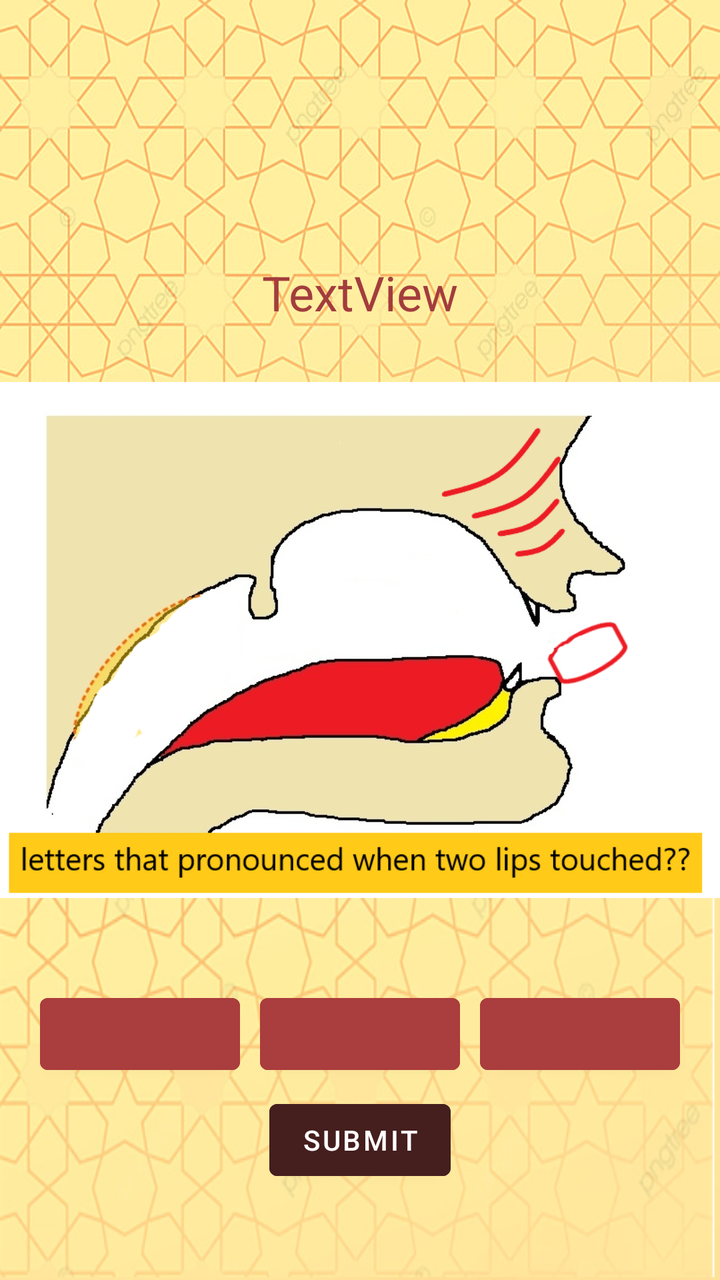
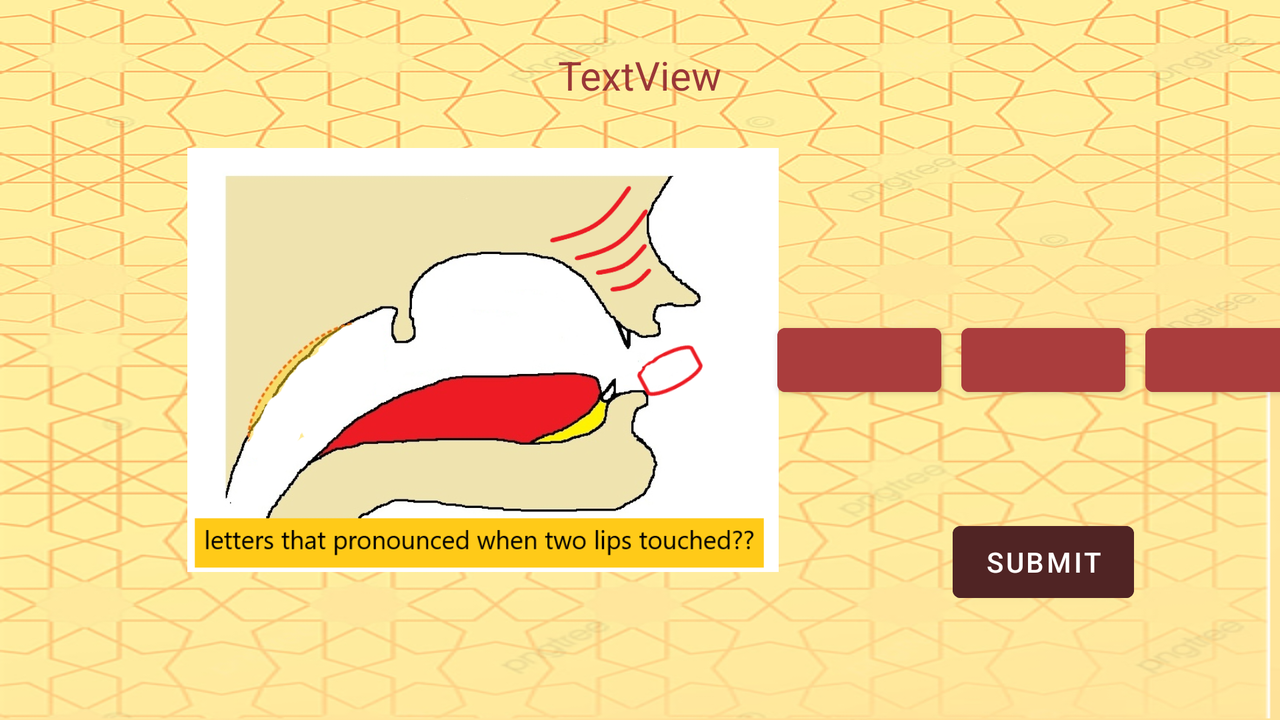

First picture: res/layout/ on a phone held upright. Second picture: the repository's own variant of that layout, on a device whose configuration matches the variant's folder. Source for both follows.
<!-- AndroidManifest.xml: application theme Theme.MakharijApp -->
<!-- res/layout/activity_second_main.xml -->
<?xml version="1.0" encoding="utf-8"?>
<androidx.constraintlayout.widget.ConstraintLayout xmlns:android="http://schemas.android.com/apk/res/android"
    xmlns:app="http://schemas.android.com/apk/res-auto"
    xmlns:tools="http://schemas.android.com/tools"
    android:layout_width="match_parent"
    android:layout_height="match_parent"
    tools:context=".SecondMainActivity">

    <Button
        android:id="@+id/option1"
        android:layout_width="100dp"
        android:layout_height="wrap_content"

        android:layout_margin="5sp"
        android:backgroundTint="#AA3D3D"
        android:textAlignment="center"
        android:textColor="#FBFBFB"
        android:textSize="16sp"
        app:layout_constraintBaseline_toBaselineOf="@+id/option2"
        app:layout_constraintEnd_toStartOf="@+id/option2"
        app:layout_constraintHorizontal_bias="0.5"
        app:layout_constraintHorizontal_chainStyle="spread"
        app:layout_constraintStart_toEndOf="@+id/image" />


    <Button
        android:id="@+id/option2"
        android:layout_width="100dp"
        android:layout_height="wrap_content"

        android:layout_margin="5sp"
        android:layout_marginBottom="25dp"
        android:backgroundTint="#AA3D3D"
        android:textAlignment="center"
        android:textColor="#FAF8F8"
        android:textSize="16sp"
        app:layout_constraintBottom_toTopOf="@+id/submit"
        app:layout_constraintEnd_toStartOf="@+id/option3"
        app:layout_constraintHorizontal_bias="0.5"
        app:layout_constraintStart_toEndOf="@+id/option1" />

    <Button
        android:id="@+id/option3"
        android:layout_width="100dp"
        android:layout_height="wrap_content"
        android:layout_margin="5sp"
        android:backgroundTint="#AA3D3D"
        android:textAlignment="center"
        android:textColor="#FBFBFB"
        android:textSize="16sp"
        app:layout_constraintBaseline_toBaselineOf="@+id/option2"
        app:layout_constraintEnd_toStartOf="@+id/image"
        app:layout_constraintHorizontal_bias="0.5"
        app:layout_constraintStart_toEndOf="@+id/option2" />

    <ImageView
        android:id="@+id/image"
        android:layout_width="0dp"
        android:layout_height="0dp"
        android:background="@drawable/ana_"
        android:textAlignment="textEnd"
        app:layout_constraintBottom_toBottomOf="parent"
        app:layout_constraintEnd_toEndOf="parent"
        app:layout_constraintHorizontal_bias="0.0"
        app:layout_constraintStart_toStartOf="parent"
        app:layout_constraintTop_toTopOf="parent"
        app:layout_constraintVertical_bias="1.0"
        app:srcCompat="@drawable/test1" />

    <Button
        android:id="@+id/submit"
        android:layout_width="wrap_content"
        android:layout_height="wrap_content"
        android:layout_marginBottom="46dp"
        android:backgroundTint="#451E1E"
        android:text="submit"
        app:layout_constraintBottom_toBottomOf="parent"
        app:layout_constraintEnd_toEndOf="@+id/option2"
        app:layout_constraintStart_toStartOf="@+id/option2" />

    <TextView
        android:id="@+id/numberbar"
        android:layout_width="wrap_content"
        android:layout_height="wrap_content"
        android:layout_marginTop="130dp"
        android:text="TextView"
        android:textColor="#A33D3D"
        android:textSize="24sp"
        app:layout_constraintEnd_toEndOf="parent"
        app:layout_constraintStart_toStartOf="parent"
        app:layout_constraintTop_toTopOf="parent" />


</androidx.constraintlayout.widget.ConstraintLayout>
<!-- resources referenced by this layout -->
<resources>
  <!-- drawable ana_: png bitmap (drawable, 636624 bytes) -->
  <!-- drawable test1: png bitmap (drawable, 126966 bytes) -->
  <style name="Theme.MakharijApp" parent="Theme.MaterialComponents.DayNight.NoActionBar">
          
          <item name="colorPrimary">@color/purple_500</item>
          <item name="colorPrimaryVariant">@color/purple_700</item>
          <item name="colorOnPrimary">@color/white</item>
          
          <item name="colorSecondary">@color/teal_200</item>
          <item name="colorSecondaryVariant">@color/teal_700</item>
          <item name="colorOnSecondary">@color/black</item>
          
          <item name="android:statusBarColor" tools:targetApi="l">?attr/colorPrimaryVariant</item>
          
      </style>
  <color name="purple_500">#FF6200EE</color>
  <color name="purple_700">#FF3700B3</color>
  <color name="white">#FFFFFFFF</color>
  <color name="teal_200">#FF03DAC5</color>
  <color name="teal_700">#FF018786</color>
  <color name="black">#FF000000</color>
</resources>
<!-- res/layout-land/activity_second_main.xml (the repository's variant of the layout above) -->
<!-- drawn on the phone turned sideways -->
<?xml version="1.0" encoding="utf-8"?>
<androidx.constraintlayout.widget.ConstraintLayout xmlns:android="http://schemas.android.com/apk/res/android"
    xmlns:app="http://schemas.android.com/apk/res-auto"
    xmlns:tools="http://schemas.android.com/tools"
    android:layout_width="match_parent"
    android:layout_height="match_parent"
    android:background="@drawable/ana_"
    tools:context=".SecondMainActivity">

    <Button
        android:id="@+id/option1"
        android:layout_width="82dp"
        android:layout_height="44dp"
        android:backgroundTint="#AA3D3D"
        android:onClick="onClick"
        android:textAlignment="center"
        android:textColor="#FBF8F8"
        android:textSize="14sp"
        app:layout_constraintBottom_toBottomOf="parent"
        app:layout_constraintEnd_toStartOf="@+id/option2"
        app:layout_constraintHorizontal_bias="0.5"
        app:layout_constraintHorizontal_chainStyle="packed"
        app:layout_constraintStart_toEndOf="@+id/image"
        app:layout_constraintTop_toTopOf="parent"
        android:layout_margin="5sp"/>

    <Button
        android:id="@+id/option2"
        android:layout_width="82dp"
        android:layout_height="44dp"
        android:backgroundTint="#AA3D3D"
        android:onClick="onClick"
        android:textColor="#FAF8F8"
        android:textSize="14sp"
        app:layout_constraintBottom_toBottomOf="parent"
        app:layout_constraintEnd_toStartOf="@+id/option3"
        app:layout_constraintHorizontal_bias="0.5"
        app:layout_constraintStart_toEndOf="@+id/option1"
        app:layout_constraintTop_toTopOf="parent"
        android:layout_margin="5sp"/>

    <Button
        android:id="@+id/option3"
        android:layout_width="82dp"
        android:layout_height="44dp"
        android:backgroundTint="#AA3D3D"
        android:onClick="onClick"
        android:textAlignment="center"
        android:textColor="#ECEAEA"
        android:textSize="14sp"
        app:layout_constraintBottom_toBottomOf="parent"
        app:layout_constraintEnd_toEndOf="parent"
        app:layout_constraintHorizontal_bias="0.5"
        app:layout_constraintStart_toEndOf="@+id/option2"
        app:layout_constraintTop_toTopOf="parent"
        android:layout_margin="5sp"/>

    <ImageView
        android:id="@+id/image"
        android:layout_width="323dp"
        android:layout_height="212dp"
        android:layout_marginStart="80dp"
        app:layout_constraintBottom_toBottomOf="parent"
        app:layout_constraintStart_toStartOf="parent"
        app:layout_constraintTop_toTopOf="parent"
        app:srcCompat="@drawable/test1" />

    <Button
        android:id="@+id/submit"
        android:layout_width="wrap_content"
        android:layout_height="wrap_content"
        android:backgroundTint="#502424"
        android:text="submit"
        app:layout_constraintBottom_toBottomOf="parent"
        app:layout_constraintEnd_toEndOf="@+id/option3"
        app:layout_constraintStart_toStartOf="@+id/option1"
        app:layout_constraintTop_toBottomOf="@+id/option2" />

    <TextView
        android:id="@+id/numberbar"
        android:layout_width="wrap_content"
        android:layout_height="27dp"
        android:layout_marginTop="24dp"
        android:text="TextView"
        android:textColor="#9A3737"
        android:textSize="20sp"
        app:layout_constraintEnd_toEndOf="parent"
        app:layout_constraintStart_toStartOf="parent"
        app:layout_constraintTop_toTopOf="parent" />
</androidx.constraintlayout.widget.ConstraintLayout>
